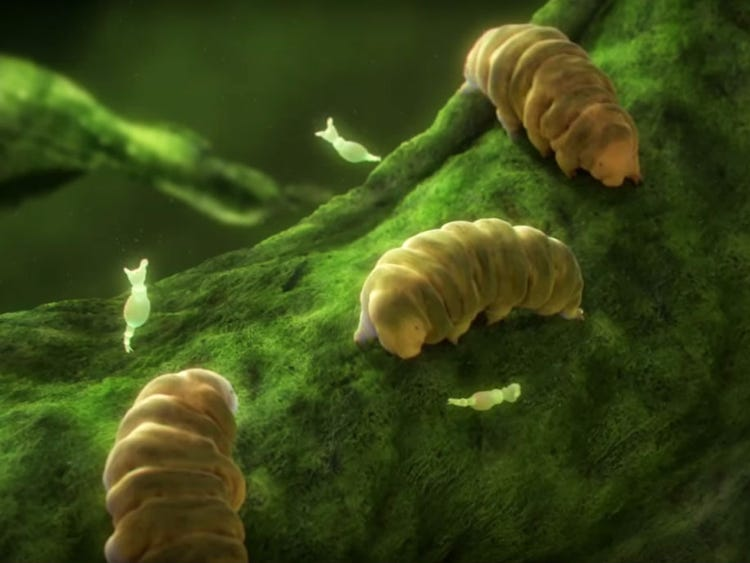
#> input picture water_bear.png, 750 x 563 px
$ python ex1_main.py   (older library calls are emulated)
#> lines starting #> are read from the running program, lines starting #| are printed output that depends on the picture; long printed decimals are rounded
### ex1_utils.py
"""
        '########:'##::::'##::::'##:::
         ##.....::. ##::'##:::'####:::
         ##::::::::. ##'##::::.. ##:::
         ######:::::. ###::::::: ##:::
         ##...:::::: ## ##:::::: ##:::
         ##:::::::: ##:. ##::::: ##:::
         ########: ##:::. ##::'######:
        ........::..:::::..:::......::
"""
from typing import List

import numpy as np
import cv2
import matplotlib.pyplot as plt

LOAD_GRAY_SCALE = 1
LOAD_RGB = 2


def myID() -> np.int:
    """
    Return my ID (not the friend's ID I copied from)
    :return: int
    """
    return 123456789


def imReadAndConvert(filename: str, representation: int) -> np.ndarray:
    """
    Reads an image, and returns the image converted as requested
    :param filename: The path to the image
    :param representation: GRAY_SCALE or RGB
    :return: The image object
    """
    img = cv2.imread(filename)
    img = cv2.normalize(img, None, alpha=0, beta=1, norm_type=cv2.NORM_MINMAX, dtype=cv2.CV_32F)
    if representation == 1:  # GRAY_SCALE
        imageGray = cv2.cvtColor(img, cv2.COLOR_BGR2RGB)
        imageGray = cv2.cvtColor(imageGray, cv2.COLOR_RGB2GRAY)
        return imageGray
    else:  # representation == 2 , RGB
        imageRGB = cv2.cvtColor(img, cv2.COLOR_BGR2RGB)
        return imageRGB


def imDisplay(filename: str, representation: int):
    """
    Reads an image as RGB or GRAY_SCALE and displays it
    :param filename: The path to the image
    :param representation: GRAY_SCALE or RGB
    :return: None
    """
    img = imReadAndConvert(filename, representation)
    plt.imshow(img)
    plt.show()


def transformRGB2YIQ(imgRGB: np.ndarray) -> np.ndarray:
    """
    Converts an RGB image to YIQ color space
    :param imgRGB: An Image in RGB
    :return: A YIQ in image color space
    """
    YIQ_from_RGB = np.array([[0.299, 0.587, 0.114],
                             [0.59590059, -0.27455667, -0.32134392],
                             [0.21153661, -0.52273617, 0.31119955]])

    YIQ = imgRGB @ YIQ_from_RGB.transpose()
    return YIQ


def transformYIQ2RGB(imgYIQ: np.ndarray) -> np.ndarray:
    """
    Converts an YIQ image to RGB color space
    :param imgYIQ: An Image in YIQ
    :return: A RGB in image color space
    """
    YIQ_from_RGB = np.array([[0.299, 0.587, 0.114],
                             [0.59590059, -0.27455667, -0.32134392],
                             [0.21153661, -0.52273617, 0.31119955]])
    RGB_from_YIQ = np.linalg.inv(YIQ_from_RGB)  # invalid matrix
    RGB = imgYIQ @ RGB_from_YIQ.transpose()
    return RGB


def hsitogramEqualize(imgOrig: np.ndarray) -> (np.ndarray, np.ndarray, np.ndarray):
    """
        Equalizes the histogram of an image
        :param imgOrig: Original Histogram
        :ret
    """
    # change range of imgOrig from [0, 1] to [0, 255]
    norm_imgOrig = cv2.normalize(imgOrig, None, alpha=0, beta=255, norm_type=cv2.NORM_MINMAX, dtype=cv2.CV_32F)
    norm_imgOrig = norm_imgOrig.astype(np.uint8)

    # Calculate the old image histogram (range = [0, 255])
    histOrg = np.zeros(256)
    for val in range(256):
        histOrg[val] = np.count_nonzero(norm_imgOrig == val)

    # Calculate the normalized Cumulative Sum (CumSum)
    cum_sum = np.cumsum(histOrg)

    # Create a LookUpTable(LUT)
    look_ut = np.floor((cum_sum / cum_sum.max()) * 255)

    # Replace each intensity i with LUT[i]
    imgEq = np.zeros_like(imgOrig, dtype=float)
    for i in range(256):
        imgEq[norm_imgOrig == i] = int(look_ut[i])

    # Calculate the new image histogram (range = [0, 255])
    histEQ = np.zeros(256)
    for val in range(256):
        histEQ[val] = np.count_nonzero(imgEq == val)

    # norm imgEQ from range [0, 255] to range [0, 1]
    imgEq = imgEq / 255.0

    return imgEq, histOrg, histEQ


def quantizeImage(imOrig: np.ndarray, nQuant: int, nIter: int) -> (List[np.ndarray], List[float]):
    """
        Quantized an image in to **nQuant** colors
        :param imOrig: The original image (RGB or Gray scale)
        :param nQuant: Number of colors to quantize the image to
        :param nIter: Number of optimization loops
        :return: (List[qImage_i],List[error_i])
    """
    if len(imOrig.shape) == 2:  # single channel (grey channel)
        return oneChanelQuantize(imOrig.copy(), nQuant, nIter)

    # transfer img from RGB to YIQ
    # following quantization procedure should only operate on the Y channel
    yiqImg = transformRGB2YIQ(imOrig)
    qImage_, mse = oneChanelQuantize(yiqImg[:, :, 0].copy(), nQuant, nIter)  # y channel = yiqImg[:, :, 0].copy()
    qImage = []
    for img in qImage_:
        # convert the original img back from YIQ to RGB
        qImage_i = transformYIQ2RGB(np.dstack((img, yiqImg[:, :, 1], yiqImg[:, :, 2])))
        qImage.append(qImage_i)

    return qImage, mse


def oneChanelQuantize(imOrig: np.ndarray, nQuant: int, nIter: int) -> (List[np.ndarray], List[float]):
    """
        Quantized an single channel image (grey channel) in to **nQuant** colors
        :param imOrig: The original image (RGB or Gray scale)
        :param nQuant: Number of colors to quantize the image to
        :param nIter: Number of optimization loops
        :return: (List[qImage_i],List[error_i])
    """
    # to return
    qImages = []
    error_i = []

    imOrig = cv2.normalize(imOrig, None, alpha=0, beta=255, norm_type=cv2.NORM_MINMAX, dtype=cv2.CV_32F)
    imOrig_flat = imOrig.ravel().astype(int)
    histOrg, edges = np.histogram(imOrig_flat, bins=256)
    z_board = np.zeros(nQuant + 1, dtype=int)  # k + 1 boards

    # split the boarder to even parts.
    # the first board is 0 the last board is 255
    for i in range(nQuant + 1):
        z_board[i] = i * (255.0 / nQuant)

    # num of loops
    for i in range(nIter):
        # vector of weighted avg
        x_bar = []
        # calc mean weighted avg for every part
        for j in range(nQuant):
            intense = histOrg[z_board[j]:z_board[j + 1]]
            idx = range(len(intense))  # new arr in len intense
            weightedMean = (intense * idx).sum() / np.sum(intense)
            # add to x_bar mean between two boards
            x_bar.append(z_board[j] + weightedMean)

        qImage_i = np.zeros_like(imOrig)

        # overriding old color and update the mean color for every part
        # there is nQuant means
        for k in range(len(x_bar)):
            qImage_i[imOrig > z_board[k]] = x_bar[k]

        mse = np.sqrt((imOrig - qImage_i) ** 2).mean()
        error_i.append(mse)
        qImages.append(qImage_i / 255.0)  # back to range [0, 1]
        for k in range(len(x_bar) - 1):
            z_board[k + 1] = (x_bar[k] + x_bar[k + 1]) / 2  # move (k-2) middle boards -> b_i by x_bar's mean

    return qImages, error_i

### gamma.py
"""
        '########:'##::::'##::::'##:::
         ##.....::. ##::'##:::'####:::
         ##::::::::. ##'##::::.. ##:::
         ######:::::. ###::::::: ##:::
         ##...:::::: ## ##:::::: ##:::
         ##:::::::: ##:. ##::::: ##:::
         ########: ##:::. ##::'######:
        ........::..:::::..:::......::
"""
from ex1_utils import LOAD_GRAY_SCALE
import cv2
import numpy as np

gamma_slider_max = 200
title_window = 'Gamma correction'


def gammaDisplay(img_path: str, rep: int):
    """
    GUI for gamma correction
    :param img_path: Path to the image
    :param rep: grayscale(1) or RGB(2)
    :return: None
    """
    global img
    if rep == LOAD_GRAY_SCALE:
        img = cv2.imread(img_path, 2)
    else:  # rep = LOAD_RGB
        img = cv2.imread(img_path, 1)

    cv2.namedWindow(title_window)
    trackbar_name = 'Gamma %d' % gamma_slider_max
    cv2.createTrackbar(trackbar_name, title_window, 100, gamma_slider_max, trackBar)
    trackBar(0)
    print("Click on the screen to close the 'Gamma correction' window")
    cv2.waitKey()


def trackBar(n: int):
    gamma = float(n) / 100
    invGamma = 1000 if gamma == 0 else 1.0 / gamma
    max_ = 255
    gammaTable = np.array([((i / float(max_)) ** invGamma) * max_
                           for i in np.arange(0, max_ + 1)]).astype("uint8")
    img_ = cv2.LUT(img, gammaTable)
    cv2.imshow(title_window, img_)


def main():
    gammaDisplay('bac_con.png', LOAD_GRAY_SCALE)


# [2 lines that do not run on import are left out]

### ex1_main.py
from ex1_utils import *
from gamma import gammaDisplay
import numpy as np
import matplotlib.pyplot as plt
import time


def histEqDemo(img_path: str, rep: int):
    img = imReadAndConvert(img_path, rep)
    imgeq, histOrg, histEq = hsitogramEqualize(img)

    # Display cumsum
    cumsum = np.cumsum(histOrg)
    cumsumEq = np.cumsum(histEq)
    plt.gray()
    plt.plot(range(256), cumsum, 'r')
    plt.plot(range(256), cumsumEq, 'g')

    # Display the images
    plt.figure()
    plt.imshow(img)

    plt.figure()
    plt.imshow(imgeq)
    plt.show()


def quantDemo(img_path: str, rep: int):
    img = imReadAndConvert(img_path, rep)
    st = time.time()

    img_lst, err_lst = quantizeImage(img, 3, 20)

    print("Time:%.2f" % (time.time() - st))
    print("Error 0:\t %f" % err_lst[0])
    print("Error last:\t %f" % err_lst[-1])

    plt.gray()
    plt.imshow(img_lst[0])
    plt.figure()
    plt.imshow(img_lst[-1])

    plt.figure()
    plt.plot(err_lst, 'r')
    plt.show()


def main():
    print("ID:", myID())
    img_path = 'water_bear.png'

    # Basic read and display
    imDisplay(img_path, LOAD_GRAY_SCALE)
#> in imReadAndConvert, img is the input picture: shape (563, 750, 3); mean B, G, R 22.9, 72.5, 58.6
    imDisplay(img_path, LOAD_RGB)

    # Convert Color spaces
    img = imReadAndConvert(img_path, LOAD_RGB)
    yiq_img = transformRGB2YIQ(img)
    f, ax = plt.subplots(1, 2)
    ax[0].imshow(img)
    ax[1].imshow(yiq_img)
    plt.show()

    # mine - test to: transform YIQ 2 RGB
    rgb_img = transformYIQ2RGB(yiq_img)
    f1, ax1 = plt.subplots(1, 2)
    ax1[0].imshow(yiq_img)
    ax1[1].imshow(rgb_img)
    plt.show()
    # the end of mine

    # Image histEq
    histEqDemo(img_path, LOAD_GRAY_SCALE)
#> after the loop in hsitogramEqualize, `for val in range(256):`: histOrg = 256 values, max 11317 at index 46, min 1 at index 255, mean 1649.4
#> in hsitogramEqualize, `cum_sum = np.cumsum(histOrg)`: cum_sum = 256 values from 7 to 422250
#> in hsitogramEqualize, `look_ut = np.floor((cum_sum / cum_sum.max()) * 255)`: look_ut = 256 values from 0 to 255
#> after the loop in hsitogramEqualize, `for i in range(256):`:
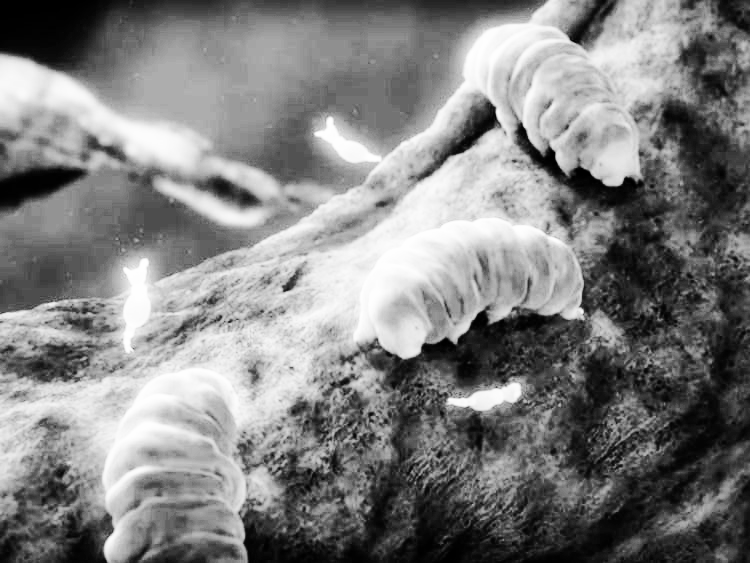
#> imgEq: shape (563, 750) float64; min 0, max 255, mean 128.6
#> after the loop in hsitogramEqualize, `for val in range(256):`: histEQ = 256 values, max 11317 at index 115, min 0 at index 6, mean 1649.4
#> in histEqDemo, `imgeq, histOrg, histEq = hsitogramEqualize(img)`: histEq has the same summary as histEQ in hsitogramEqualize
#> in histEqDemo, `cumsum = np.cumsum(histOrg)`: cumsum = 256 values from 7 to 422250
#> in histEqDemo, `cumsumEq = np.cumsum(histEq)`: cumsumEq = 256 values from 1298 to 422250
    histEqDemo(img_path, LOAD_RGB)
#> call 2 of histEqDemo, with img_path = 'water_bear.png', rep = 2
#> after the loop in hsitogramEqualize (call 2), `for val in range(256):`: histOrg = 256 values, max 21356 at index 19, min 59 at index 254, mean 4948.2
#> in hsitogramEqualize (call 2), `cum_sum = np.cumsum(histOrg)`: cum_sum = 256 values from 5963 to 1266750
#> in hsitogramEqualize (call 2), `look_ut = np.floor((cum_sum / cum_sum.max()) * 255)`: look_ut = 256 values from 1 to 255
#> after the loop in hsitogramEqualize (call 2), `for i in range(256):`:
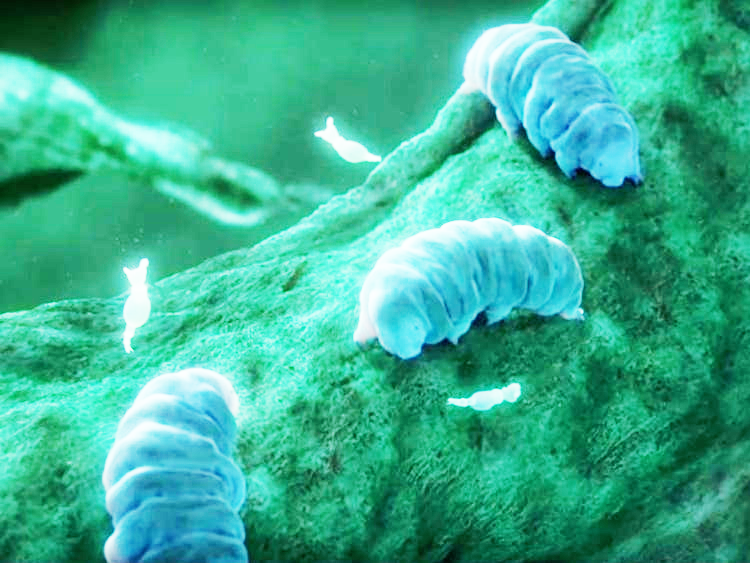
#> imgEq: shape (563, 750, 3) float64; mean of channels 0, 1, 2 147.8, 178, 59; drawn as B, G, R
#> after the loop in hsitogramEqualize (call 2), `for val in range(256):`: histEQ = 256 values, max 21356 at index 50, min 0 at index 0, mean 4948.2
#> in histEqDemo (call 2), `imgeq, histOrg, histEq = hsitogramEqualize(img)`: histEq has the same summary as histEQ in hsitogramEqualize
#> in histEqDemo (call 2), `cumsum = np.cumsum(histOrg)`: cumsum = 256 values from 5963 to 1266750
#> in histEqDemo (call 2), `cumsumEq = np.cumsum(histEq)`: cumsumEq = 256 values from 0 to 1266750
#> in histEqDemo (call 2), `plt.show()`:
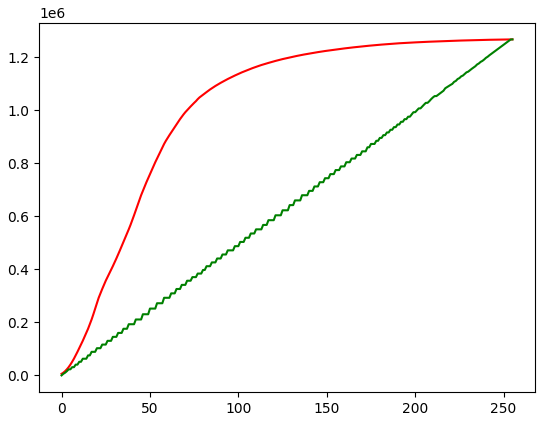
#> figure drawn by matplotlib, 1 panel; curve peaks at x = 255, y = 1266750; curve peaks at x = 255, y = 1266750

    # Image Quantization
    quantDemo(img_path, LOAD_GRAY_SCALE)
#> in oneChanelQuantize, `histOrg, edges = np.histogram(imOrig_flat, bins=256)`: histOrg = 256 values, max 11317 at index 46, min 1 at index 255, mean 1649.4; edges = 257 values from 0 to 255
#> the loop in oneChanelQuantize, `for i in range(nIter):` made 20 passes
#> mse on passes 1 to 8: 14.21, 13.51, 13.01, 12.73, 12.52, 12.38, 12.3, 12.24
#> after the loop in oneChanelQuantize, `for i in range(nIter):`:
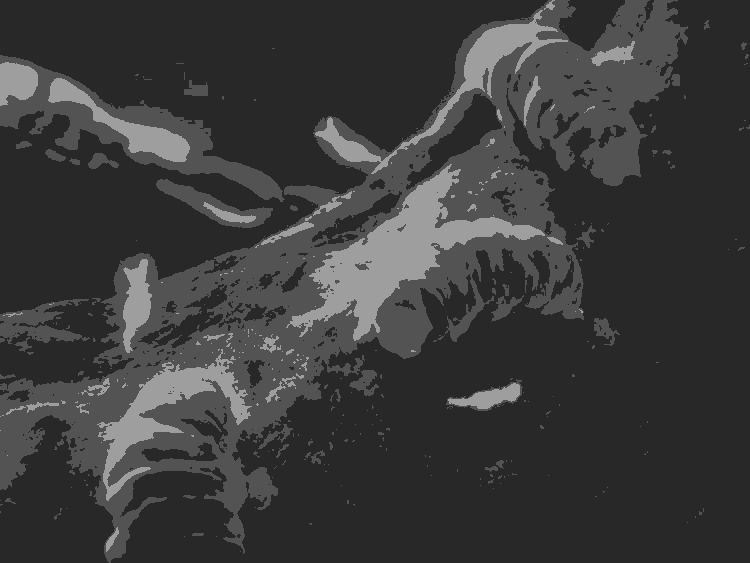
#> qImage_i: shape (563, 750) float32; min 40.27, max 158.6, mean 59.8
#> after the loop in oneChanelQuantize, `for i in range(nIter):`: error_i = [14.21, 13.51, 13.01, 12.73, 12.52, 12.38, 12.3, 12.24, 12.19, 12.17, 12.15, 12.13, 12.13, 12.13, 12.13, 12.13, 12.13, 12.13, 12.13, 12.13]; qImages = 20 items; z_board = [0, 62, 121, 255]
#> in quantDemo, `img_lst, err_lst = quantizeImage(img, 3, 20)`: img_lst = 20 items; err_lst has the same summary as error_i in oneChanelQuantize
#| Error 0:	 14.213
#| Error last:	 12.127
#> in quantDemo, `plt.show()`:
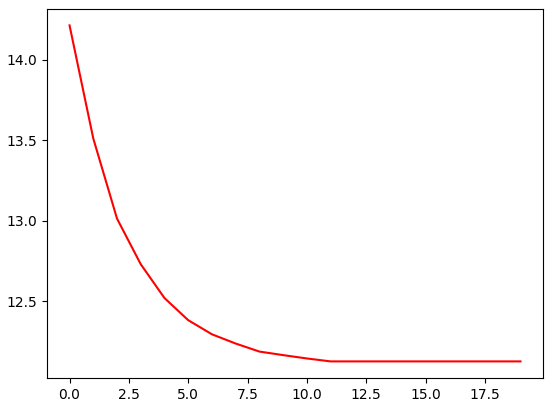
#> figure drawn by matplotlib, 1 panel; curve peaks at x = 0, y = 14.21
    quantDemo(img_path, LOAD_RGB)
#> call 2 of quantDemo, with img_path = 'water_bear.png', rep = 2
#> the loop in oneChanelQuantize (call 2), `for i in range(nIter):` made 20 passes
#> mse on passes 1 to 8: 14.22, 13.51, 13.01, 12.73, 12.52, 12.38, 12.29, 12.25
#> the loop in quantizeImage (call 2), `for img in qImage_:` made 20 passes
#> pass 1, in transformYIQ2RGB (call 2), `RGB = imgYIQ @ RGB_from_YIQ.transpose()`:
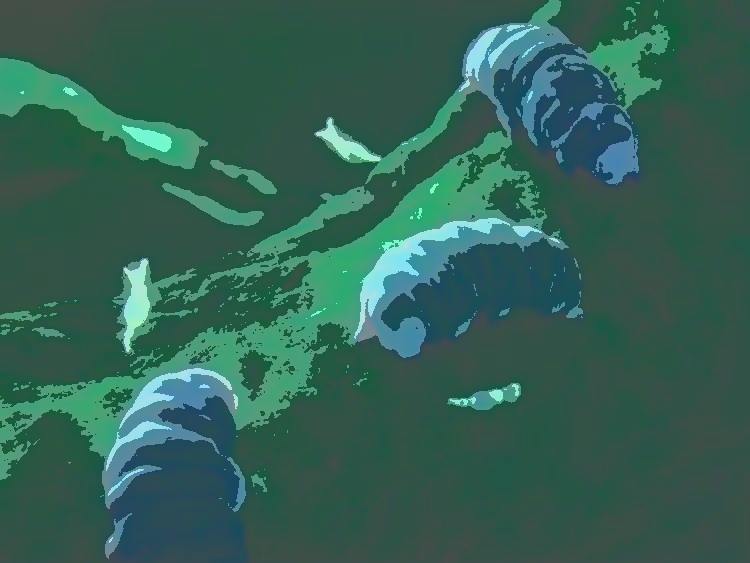
#> RGB: shape (563, 750, 3) float64; mean of channels 0, 1, 2 0.218, 0.273, 0.0784; drawn with min black and max white
#> in quantDemo (call 2), `img_lst, err_lst = quantizeImage(img, 3, 20)`: err_lst = [14.22, 13.51, 13.01, 12.73, 12.52, 12.38, 12.29, 12.25, 12.22, 12.2, 12.18, 12.16, 12.16, 12.16, 12.16, 12.16, 12.16, 12.16, 12.16, 12.16]
#| Error 0:	 14.215
#| Error last:	 12.159
#> in quantDemo (call 2), `plt.show()`:
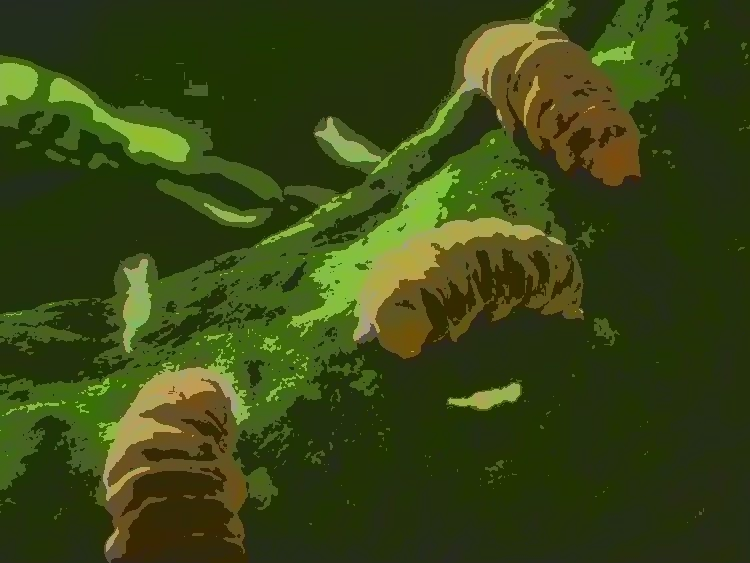
#> shown: shape (563, 750, 3) float64; mean R, G, B 0.219, 0.273, 0.0794

    # Gamma
    gammaDisplay(img_path, LOAD_GRAY_SCALE)


if __name__ == '__main__':
    main()
